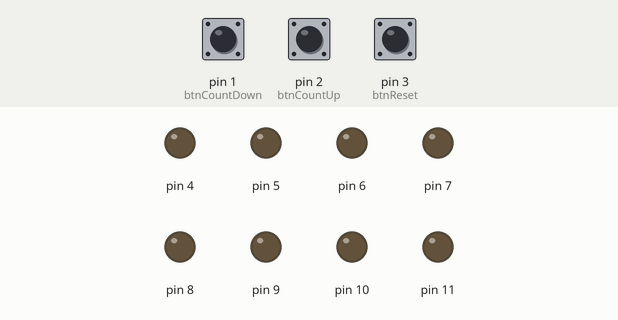
This sketch was run on a simulated Arduino Uno, built with avr-gcc and run on an emulated ATmega328P. On the bench: output pins drawn as LEDs (lit = HIGH). Dashed ring = blinking. The test bench sets the inputs (shaded band); at power-on: pin 1 (btnCountDown) HIGH, pin 3 (btnReset) LOW, pin 2 (btnCountUp) HIGH.

Above: at 1.2 s.
1.3 s: pin 1 (btnCountDown) pulled LOW for 0.15 s
At 1.7 s:
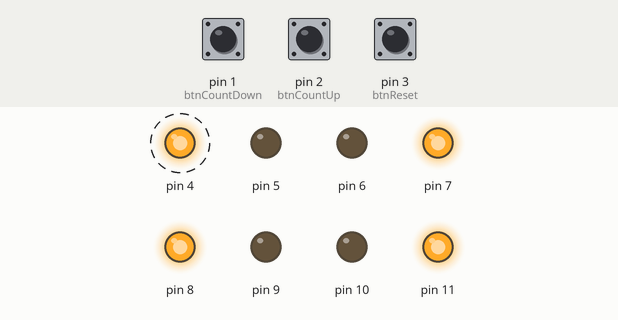
4.3 s: pin 3 (btnReset) pulled HIGH for 0.15 s
At 5.0 s:
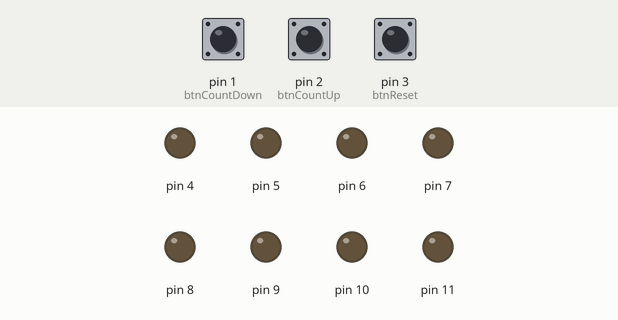
5.9 s: pin 2 (btnCountUp) pulled LOW for 0.15 s
At 6.8 s:
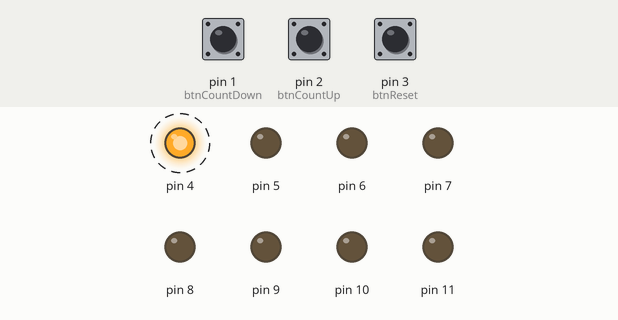
9.0 s: pin 3 (btnReset) pulled HIGH for 1 s
At 9.7 s:
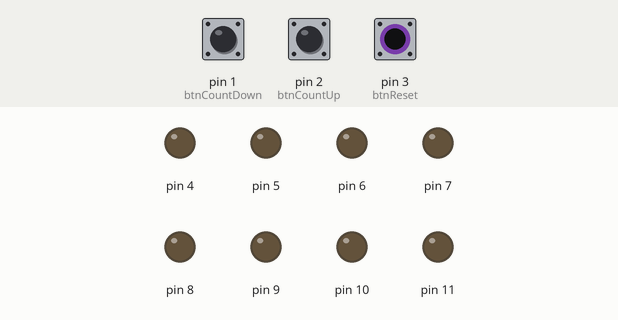
11.5 s: pin 1 (btnCountDown) pulled LOW for 1 s
At 12.9 s:
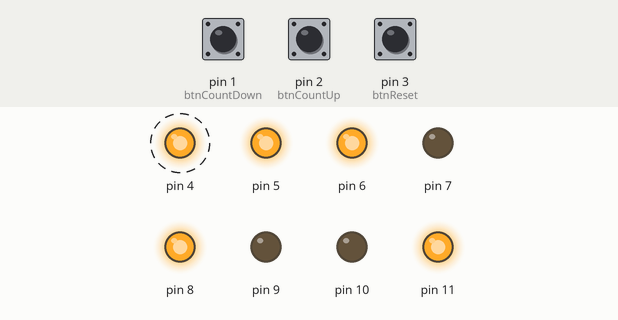
15.5 s: pin 3 (btnReset) pulled HIGH for 3.2 s
At 15.9 s:
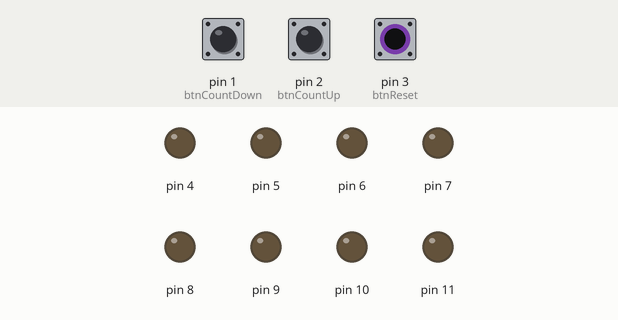
Timing chart, 0 to 18.5 s (numbered marks = the images above; inputs shaded):
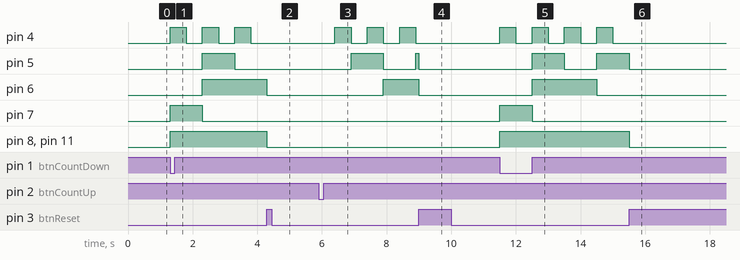

The sketch:

Activity_3.ino
```cpp
int btnCountDown = 1;
int btnCountUp = 2;
int btnReset = 3;
volatile bool isButton1Pressed;
volatile bool isButton2Pressed;

int timeInterval = 500;

void setup() {
  for (int i = 4; i < 12; i++) {
    pinMode(i, OUTPUT);
  }
  pinMode(1, INPUT_PULLUP);
  pinMode(2, INPUT_PULLUP);
  attachInterrupt(digitalPinToInterrupt(btnReset), reset, RISING);
}

void loop() {
  displayZero();

  if (digitalRead(btnCountDown) == LOW) {
    isButton1Pressed = false;
    countDown(timeInterval);
  }

  if (digitalRead(btnCountUp) == LOW) {
    isButton2Pressed = false;
    countUp(timeInterval);
  }
}

void reset() {
  displayZero();
  isButton1Pressed = true;
  isButton2Pressed = true;
}

void displayZero() {
  decToBitTens(0);
  decToBitOnes(0);
}

void countUp(int time) {
  while (true) {
    for (int i = 0; i < 10; i++) {
      decToBitTens(i);
      for (int j = 0; j < 10; j++) {
        if (isButton2Pressed == true) {
          return;
        }
        decToBitOnes(j);
        delay(time);
      }
    }
  }
}

void countDown(int time) {
  while (true) {
    for (int i = 9; i >= 0; i--) {
      decToBitTens(i);
      for (int j = 9; j >= 0; j--) {
        if (isButton1Pressed == true) {
          return;
        }
        decToBitOnes(j);
        delay(time);
      }
    }
  }
}

void decToBitOnes(int number) {
  for (int i = 4; i < 8; i++) {
    digitalWrite(i, bitRead(number, i - 4));
  }
}

void decToBitTens(int number) {
  for (int i = 8; i < 12; i++) {
    digitalWrite(i, bitRead(number, i - 8));
  }
}
```

Measured:
- after the input at 1.3 s, pin 4: alternates HIGH for 0.50 s and LOW for 0.50 s, starting at once; pin 5: LOW → HIGH after 1.0 s, → LOW 1.0 s later; pin 6: LOW → HIGH after 1.0 s; pin 7: LOW → HIGH at once, → LOW 1.0 s later; pin 8, pin 11: LOW → HIGH at once
- after the input at 4.3 s, pin 4: stops changing and stays LOW; pin 5: stays LOW (without the input it goes to HIGH after 0.00 s); pin 8, pin 11: HIGH → LOW at once
- after the input at 5.9 s, pin 4: alternates HIGH for 0.50 s and LOW for 0.50 s, starting after 0.50 s; pin 5: LOW → HIGH after 1.0 s, → LOW 1.0 s later, → HIGH 1.0 s later; pin 6: LOW → HIGH after 2.0 s
- after the input at 9.0 s, pin 4: stops changing and stays LOW; pin 5, pin 6: HIGH → LOW after 0.00 s instead of 0.90 s; pin 7: stays LOW (without the input it goes to HIGH after 0.90 s); pin 8: stays LOW (without the input it goes to HIGH after 1.9 s)
- after the input at 11.5 s, pin 4: alternates HIGH for 0.50 s and LOW for 0.50 s, starting at once; pin 5: LOW → HIGH after 1.0 s, → LOW 1.0 s later, → HIGH 1.0 s later; pin 6: LOW → HIGH after 1.0 s, → LOW 2.0 s later; pin 7: LOW → HIGH at once, → LOW 1.0 s later; pin 8, pin 11: LOW → HIGH at once
- after the input at 15.5 s, pin 4: stops changing and stays LOW; pin 5: goes on until 15.5 s, then stays LOW; pin 6: stays LOW (without the input it goes to HIGH after 2.0 s); pin 7: stays LOW (without the input it goes to HIGH after 1.0 s); pin 8: HIGH → LOW after 0.00 s instead of 1.0 s
